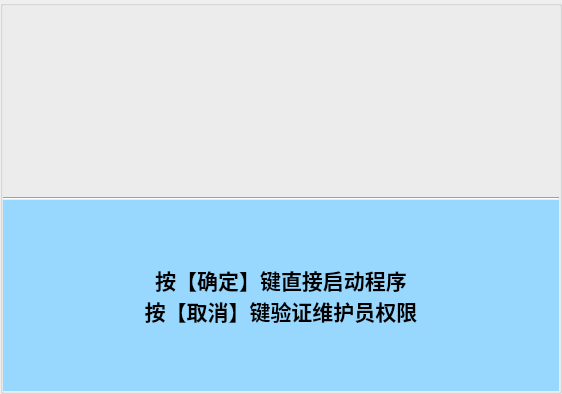
<?xml version="1.0" encoding="UTF-8"?>
<ui version="4.0">
 <class>FormLogin</class>
 <widget class="QWidget" name="FormLogin">
  <property name="geometry">
   <rect>
    <x>0</x>
    <y>0</y>
    <width>562</width>
    <height>394</height>
   </rect>
  </property>
  <property name="windowTitle">
   <string>Form</string>
  </property>
  <property name="styleSheet">
   <string notr="true"/>
  </property>
  <layout class="QVBoxLayout" name="verticalLayout">
   <property name="spacing">
    <number>0</number>
   </property>
   <property name="margin">
    <number>0</number>
   </property>
   <item>
    <widget class="QStackedWidget" name="stackedWidget">
     <property name="styleSheet">
      <string notr="true"/>
     </property>
     <property name="currentIndex">
      <number>0</number>
     </property>
     <widget class="QWidget" name="page">
      <layout class="QVBoxLayout" name="verticalLayout_7">
       <property name="spacing">
        <number>0</number>
       </property>
       <property name="margin">
        <number>0</number>
       </property>
       <item>
        <layout class="QVBoxLayout" name="verticalLayout_6">
         <property name="spacing">
          <number>0</number>
         </property>
         <item>
          <widget class="QGroupBox" name="groupBox">
           <property name="styleSheet">
            <string notr="true"/>
           </property>
           <property name="title">
            <string/>
           </property>
           <layout class="QVBoxLayout" name="verticalLayout_4">
            <property name="spacing">
             <number>0</number>
            </property>
            <property name="margin">
             <number>0</number>
            </property>
            <item>
             <layout class="QVBoxLayout" name="verticalLayout_5" stretch="0,0,0">
              <property name="spacing">
               <number>0</number>
              </property>
              <item>
               <widget class="QLabel" name="MessageTip1_2">
                <property name="font">
                 <font>
                  <family>宋体</family>
                  <pointsize>14</pointsize>
                  <weight>75</weight>
                  <bold>true</bold>
                 </font>
                </property>
                <property name="styleSheet">
                 <string notr="true"/>
                </property>
                <property name="text">
                 <string/>
                </property>
                <property name="alignment">
                 <set>Qt::AlignCenter</set>
                </property>
               </widget>
              </item>
              <item>
               <widget class="Line" name="line_3">
                <property name="orientation">
                 <enum>Qt::Horizontal</enum>
                </property>
               </widget>
              </item>
              <item>
               <widget class="QLabel" name="MessageTip2_2">
                <property name="font">
                 <font>
                  <family>宋体</family>
                  <pointsize>16</pointsize>
                  <weight>75</weight>
                  <bold>true</bold>
                 </font>
                </property>
                <property name="styleSheet">
                 <string notr="true">background-color: rgb(152, 216, 255);</string>
                </property>
                <property name="text">
                 <string>按【确定】键直接启动程序
按【取消】键验证维护员权限</string>
                </property>
                <property name="alignment">
                 <set>Qt::AlignCenter</set>
                </property>
               </widget>
              </item>
             </layout>
            </item>
           </layout>
          </widget>
         </item>
        </layout>
       </item>
      </layout>
     </widget>
     <widget class="QWidget" name="page_2">
      <layout class="QVBoxLayout" name="verticalLayout_9">
       <property name="spacing">
        <number>0</number>
       </property>
       <property name="margin">
        <number>0</number>
       </property>
       <item>
        <layout class="QGridLayout" name="gridLayout_3" rowstretch="0" columnstretch="1">
         <property name="spacing">
          <number>0</number>
         </property>
         <item row="0" column="0">
          <widget class="QGroupBox" name="groupBox_2">
           <property name="title">
            <string/>
           </property>
           <layout class="QVBoxLayout" name="verticalLayout_8" stretch="0">
            <property name="spacing">
             <number>0</number>
            </property>
            <property name="margin">
             <number>0</number>
            </property>
            <item>
             <layout class="QGridLayout" name="gridLayout_4" rowstretch="4,1,2,1,2,4" columnstretch="1,1,4,1" rowminimumheight="2,1,2,1,2,2" columnminimumwidth="1,1,4,1">
              <property name="leftMargin">
               <number>0</number>
              </property>
              <property name="rightMargin">
               <number>0</number>
              </property>
              <property name="spacing">
               <number>0</number>
              </property>
              <item row="0" column="1" colspan="2">
               <widget class="QLabel" name="label">
                <property name="font">
                 <font>
                  <family>宋体</family>
                  <pointsize>14</pointsize>
                  <weight>75</weight>
                  <bold>true</bold>
                 </font>
                </property>
                <property name="text">
                 <string>维护员</string>
                </property>
                <property name="alignment">
                 <set>Qt::AlignCenter</set>
                </property>
               </widget>
              </item>
              <item row="2" column="1">
               <widget class="QLabel" name="label_2">
                <property name="font">
                 <font>
                  <family>宋体</family>
                  <pointsize>16</pointsize>
                  <weight>75</weight>
                  <bold>true</bold>
                 </font>
                </property>
                <property name="styleSheet">
                 <string notr="true"/>
                </property>
                <property name="text">
                 <string>用户名：</string>
                </property>
                <property name="alignment">
                 <set>Qt::AlignCenter</set>
                </property>
               </widget>
              </item>
              <item row="4" column="1">
               <widget class="QLabel" name="label_3">
                <property name="font">
                 <font>
                  <family>宋体</family>
                  <pointsize>16</pointsize>
                  <weight>75</weight>
                  <bold>true</bold>
                 </font>
                </property>
                <property name="styleSheet">
                 <string notr="true"/>
                </property>
                <property name="text">
                 <string>密码：</string>
                </property>
                <property name="alignment">
                 <set>Qt::AlignCenter</set>
                </property>
               </widget>
              </item>
              <item row="2" column="2">
               <widget class="QLineEdit" name="lineEdit_UserName">
                <property name="sizePolicy">
                 <sizepolicy hsizetype="Preferred" vsizetype="Preferred">
                  <horstretch>0</horstretch>
                  <verstretch>0</verstretch>
                 </sizepolicy>
                </property>
                <property name="font">
                 <font>
                  <family>Calibri</family>
                  <pointsize>20</pointsize>
                  <weight>50</weight>
                  <bold>false</bold>
                 </font>
                </property>
                <property name="styleSheet">
                 <string notr="true">background-color: rgb(152, 216, 255);</string>
                </property>
               </widget>
              </item>
              <item row="4" column="2">
               <widget class="QLineEdit" name="lineEdit_Password">
                <property name="sizePolicy">
                 <sizepolicy hsizetype="Preferred" vsizetype="Preferred">
                  <horstretch>0</horstretch>
                  <verstretch>0</verstretch>
                 </sizepolicy>
                </property>
                <property name="font">
                 <font>
                  <family>Agency FB</family>
                  <pointsize>24</pointsize>
                  <weight>75</weight>
                  <bold>true</bold>
                 </font>
                </property>
                <property name="styleSheet">
                 <string notr="true">background-color: rgb(152, 216, 255);</string>
                </property>
                <property name="inputMethodHints">
                 <set>Qt::ImhHiddenText|Qt::ImhNoAutoUppercase|Qt::ImhNoPredictiveText</set>
                </property>
                <property name="text">
                 <string/>
                </property>
                <property name="echoMode">
                 <enum>QLineEdit::Password</enum>
                </property>
               </widget>
              </item>
              <item row="3" column="2">
               <spacer name="verticalSpacer_5">
                <property name="orientation">
                 <enum>Qt::Vertical</enum>
                </property>
                <property name="sizeHint" stdset="0">
                 <size>
                  <width>20</width>
                  <height>40</height>
                 </size>
                </property>
               </spacer>
              </item>
              <item row="1" column="2">
               <spacer name="verticalSpacer_6">
                <property name="orientation">
                 <enum>Qt::Vertical</enum>
                </property>
                <property name="sizeHint" stdset="0">
                 <size>
                  <width>20</width>
                  <height>40</height>
                 </size>
                </property>
               </spacer>
              </item>
              <item row="5" column="0" colspan="4">
               <widget class="QLabel" name="label_4">
                <property name="font">
                 <font>
                  <family>宋体</family>
                  <pointsize>12</pointsize>
                  <weight>75</weight>
                  <bold>true</bold>
                 </font>
                </property>
                <property name="text">
                 <string>按【确定】键验证用户名和密码

按【取消】键返回启动界面</string>
                </property>
               </widget>
              </item>
              <item row="2" column="0">
               <spacer name="horizontalSpacer">
                <property name="orientation">
                 <enum>Qt::Horizontal</enum>
                </property>
                <property name="sizeHint" stdset="0">
                 <size>
                  <width>40</width>
                  <height>20</height>
                 </size>
                </property>
               </spacer>
              </item>
              <item row="4" column="0">
               <spacer name="horizontalSpacer_2">
                <property name="orientation">
                 <enum>Qt::Horizontal</enum>
                </property>
                <property name="sizeHint" stdset="0">
                 <size>
                  <width>40</width>
                  <height>20</height>
                 </size>
                </property>
               </spacer>
              </item>
              <item row="2" column="3">
               <spacer name="horizontalSpacer_3">
                <property name="orientation">
                 <enum>Qt::Horizontal</enum>
                </property>
                <property name="sizeHint" stdset="0">
                 <size>
                  <width>40</width>
                  <height>20</height>
                 </size>
                </property>
               </spacer>
              </item>
              <item row="4" column="3">
               <spacer name="horizontalSpacer_4">
                <property name="orientation">
                 <enum>Qt::Horizontal</enum>
                </property>
                <property name="sizeHint" stdset="0">
                 <size>
                  <width>40</width>
                  <height>20</height>
                 </size>
                </property>
               </spacer>
              </item>
             </layout>
            </item>
           </layout>
          </widget>
         </item>
        </layout>
       </item>
      </layout>
     </widget>
    </widget>
   </item>
  </layout>
 </widget>
 <resources/>
 <connections/>
</ui>
